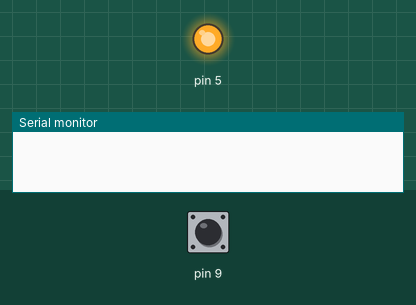
Recording of a sketch running on a simulated Arduino Uno, built with avr-gcc and run on an emulated ATmega328P. On the bench: output pins drawn as LEDs (lit = HIGH), the last lines printed to the serial monitor. The test bench sets the inputs (shaded band); at power-on: pin 9 HIGH.

Above: at 1.2 s.
1.3 s: pin 9 pulled LOW for 0.15 s
At 2.2 s:
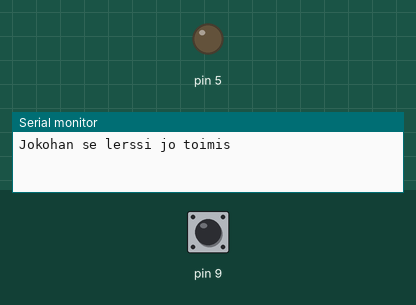
2.9 s: pin 9 pulled LOW for 1 s
At 3.4 s:
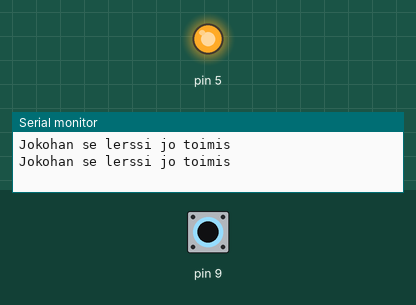
5.4 s: pin 9 pulled LOW for 3.2 s
At 6.5 s:
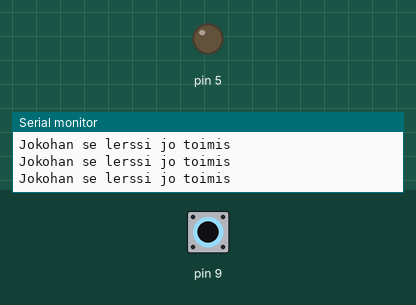
Timing chart, 0 to 8.4 s (numbered marks = the images above; inputs shaded):
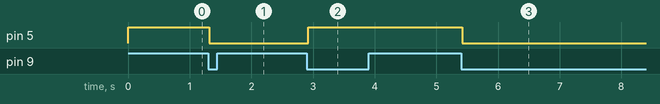

The sketch:

Sysari-Toggle-.ino
```cpp
#include "sysari.h"
#include "nappi.h"

sysari ledi (5);
nappi nappi (9);

void setup() {
  Serial.begin(9600);
}

void loop() {
  if (nappi.pressed()){
    Serial.println("Jokohan se lerssi jo toimis");
    ledi.Tila();
  }

}
```

nappi.cpp
```cpp
/*
Button.cpp - Kirjasto painikkeiden hallintaa varten
sekä myös esimerkki oman kirjaston luontiin
*/

#include "Arduino.h"
#include "nappi.h"

/*
Konstruktori - Funktio joka luo uuden ilmentymän Button-luokasta.
Täällä alustetaan kaikki painkeen toiminnot
*/
nappi::nappi(int pin)
{
  //Tuttuun tapaan määritetään pinni lähdöksi
  pinMode(pin, INPUT_PULLUP);
  //Tallennetaan omaksi tiedoksi mihin pinnin liityttiin
  _pin=pin;
  //Luetaan painikkeen tila ensimmäistä vertailua varten
  _prevPState=digitalRead(pin);
  _prevRState=digitalRead(pin);
  //Aikaleiman nollaus
  _timeStamp=0;
  _keepTime=5000;
}


nappi::nappi(int pin, int keepTime)
{
  //Tuttuun tapaan määritetään pinni lähdöksi
  pinMode(pin, INPUT_PULLUP);
  //Tallennetaan omaksi tiedoksi mihin pinnin liityttiin
  _pin=pin;
  //Luetaan painikkeen tila ensimmäistä vertailua varten
  _prevPState=digitalRead(pin);
  _prevRState=digitalRead(pin);
  //Aikaleiman nollaus
  _timeStamp=0;
  _keepTime=keepTime;
}

/*
Funktio joka kertoo jos painike on painettu. bool paluuarvo voi olla
tosi tai epätosi. buttonPressed() funktiolle ei tarvitse kertoa mitä
pinniä tutkaillaan koska se tieto saatiin jo konstruktorilla.
*/
bool nappi::pressed(){
  bool ret=0;
  int x=digitalRead(_pin);
  if(x!=_prevPState && x==BUTTONPRESSED){
    ret=1;
    delay(BOUNCE);
  }
  _prevPState=x;
  return ret;
}

/*
Funktio joka kertoo jos painike on vapautettu. bool paluuarvo voi olla
tosi tai epätosi. buttonPressed() funktiolle ei tarvitse kertoa mitä
pinniä tutkaillaan koska se tieto saatiin jo konstruktorilla.
*/
bool nappi::released(){
  bool ret=0;
  int x=digitalRead(_pin);
  if(x!=_prevRState && x!=BUTTONPRESSED){
    ret=1;
    delay(BOUNCE);
  }
  _prevRState=x;
  return ret;
}

/*
 * Funktio kertoo viiden sekunnin välein painikkeen
 * pohjassapidosta
 */
bool nappi::kept(){
  bool ret=0;
  int x=digitalRead(_pin);
  if(x == BUTTONPRESSED){
      if(_timeStamp == 0){//Uuusi painallus
        _timeStamp = millis();//Eli otetaan uusi aikaleima
      }else if(millis()-_timeStamp > _keepTime){
        ret = 1;
        _timeStamp += _keepTime;
      }
  }else{
    _timeStamp=0;
  }
  return ret;
}
```

nappi.h
```cpp
#ifndef nappi_h
#define nappi_h

#include <Arduino.h>

const int BUTTONPRESSED=LOW;
const int BOUNCE=20;

/*Luodaan luokka metodeista painikkeen käsittelyä varten ja
 * muuttujat
 */

class nappi{

  public:
    //Konstruktori joka liittää metodit vailtuille tuloille
    nappi(int pin);
    nappi(int pin, int keepTime);
    //Metodi joka kertoo painikkeen painalluksesta
    bool pressed();
    bool released();
    bool kept();

  private:
    //Mihin tuloon painike liitetään
    int _pin;
    //Tilatieto vanhasta painikkeen tilasta
    int _prevPState;
    int _prevRState;
    //Aikaleima
    unsigned long _timeStamp;
    unsigned long _keepTime;
};
#endif
```

sysari.cpp
```cpp
#include <Arduino.h>
#include "sysari.h"

sysari::sysari(int pin){
  pinMode(pin, OUTPUT);
  _pin = pin;
  digitalWrite(pin, ledState);
}

void sysari::Tila(){
  if(ledState == LEDOFF){
    ledState = LEDON;
  }else{
    ledState = LEDOFF;
  }
  digitalWrite(_pin, ledState);
}
```

sysari.h
```cpp
#ifndef sysari_h
#define sysari_h

#include <Arduino.h>

const int LEDON = LOW;
const int LEDOFF = HIGH;

class sysari{
  public:
    sysari(int pin);
    void Tila();
  private:
    int _pin;
    int ledState=LEDOFF;
};

#endif
```

Measured:
- after the input at 1.3 s, pin 5: HIGH → LOW at once
- after the input at 2.9 s, pin 5: LOW → HIGH at once
- after the input at 5.4 s, pin 5: HIGH → LOW at once
